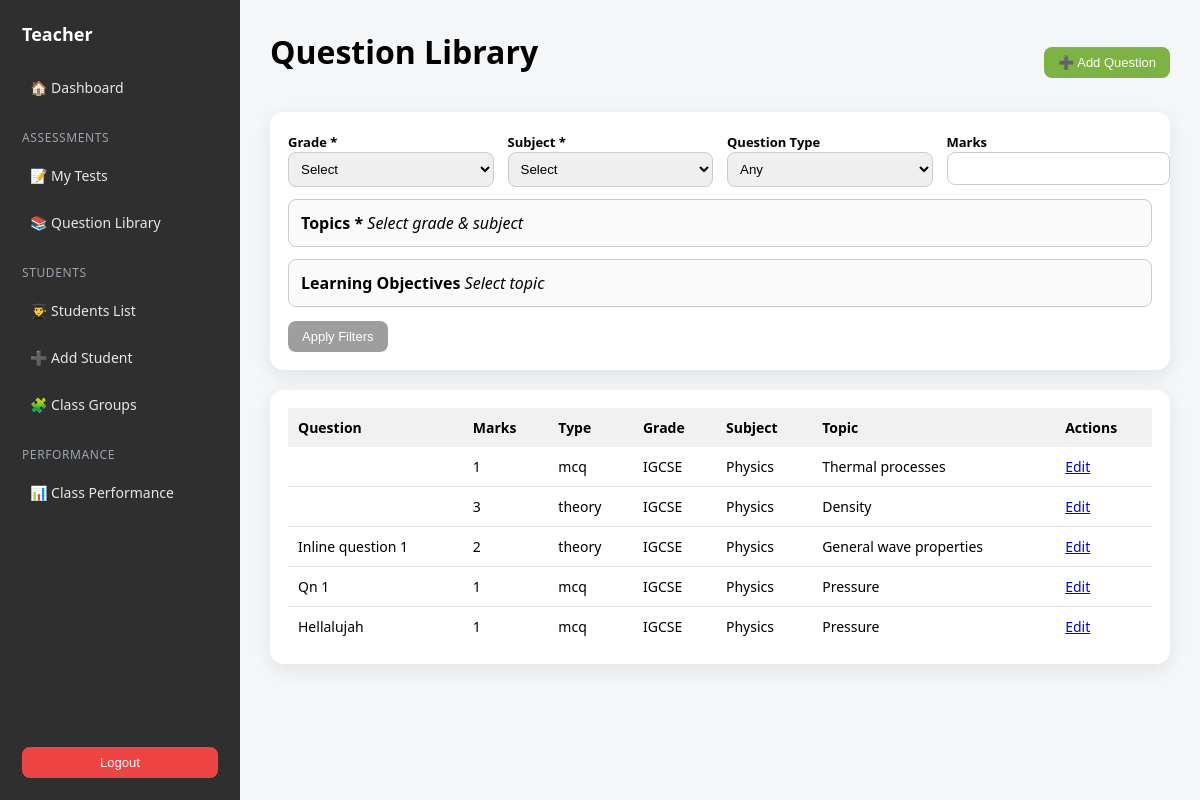
The app's page /questions/ (signed in), older data.
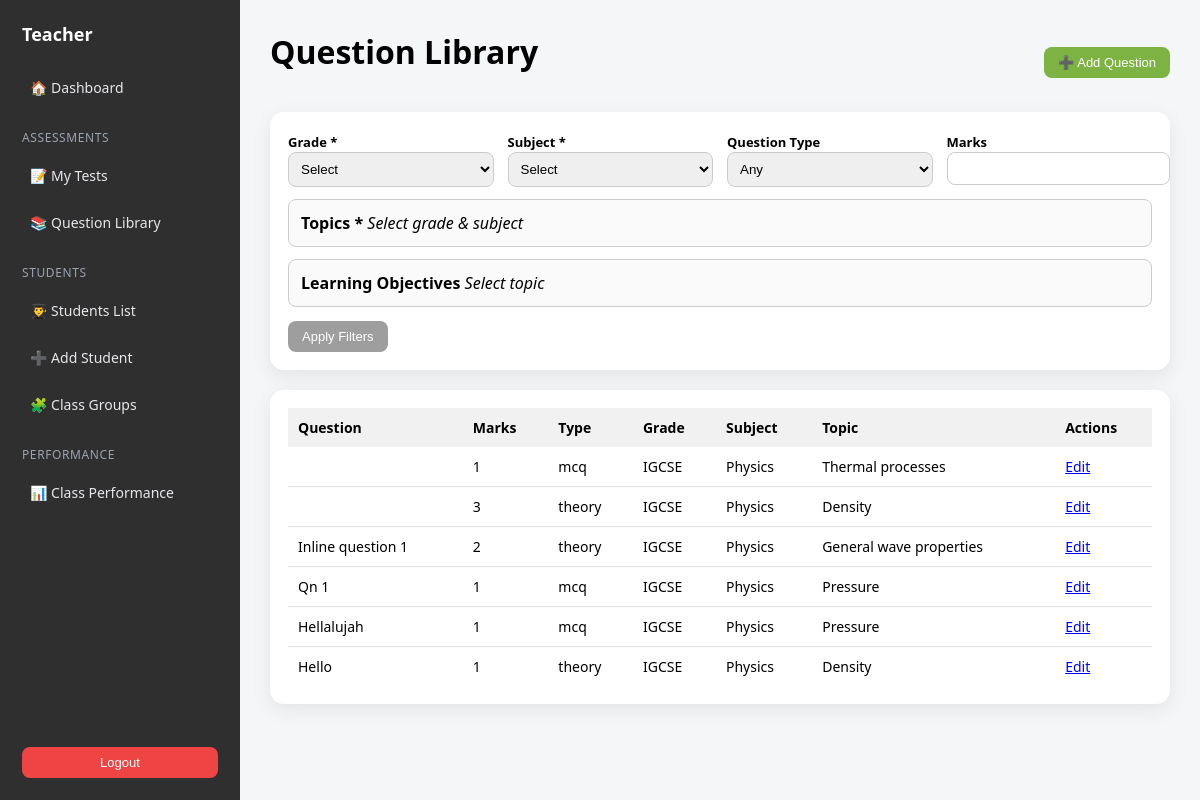
The same page, newer data.
### core/models.py (models this page shows, shortened)
class Question(models.Model):
    QUESTION_TYPES = [
        ("mcq", "MCQ"),
        ("theory", "Theory"),
        ("structured", "Structured"),
        ("practical", "Practical"),
    ]
    grade = models.ForeignKey(Grade, on_delete=models.PROTECT)
    subject = models.ForeignKey(Subject, on_delete=models.PROTECT)
    topic = models.ForeignKey(Topic, on_delete=models.PROTECT)
    year = models.PositiveIntegerField(null=True, blank=True)
    learning_objectives = models.ManyToManyField(
        LearningObjective,
        related_name="questions",
        blank=True
    )
    question_text = models.TextField()
    answer_text = models.TextField(blank=True)
    marks = models.PositiveIntegerField(default=1)
    question_type = models.CharField(
        max_length=20,
        choices=QUESTION_TYPES
    )
    created_by = models.ForeignKey(
        User,
        on_delete=models.CASCADE,
        related_name="questions"
    )
    created_at = models.DateTimeField(auto_now_add=True)

class Grade(models.Model):
    name = models.CharField(max_length=50)
    class Meta:
        ordering = ["name"]
        verbose_name = "Grade"
        verbose_name_plural = "Grades"

class Subject(models.Model):
    name = models.CharField(max_length=100)
    class Meta:
        ordering = ["name"]

class Topic(models.Model):
    name = models.CharField(max_length=150)
    grade = models.ForeignKey(
        Grade,
        on_delete=models.CASCADE,
        related_name="topics"
    )
    subject = models.ForeignKey(
        Subject,
        on_delete=models.CASCADE,
        related_name="topics"
    )
    class Meta:
        unique_together = ("name", "grade", "subject")
        ordering = ["grade__name", "subject__name", "name"]

### core/views.py (the view)
# urls.py: path("questions/", views.question_library, name="question_library"),
@login_required
def question_library(request):
    school = get_user_school(request.user)
    qs = Question.objects.filter(
        created_by=request.user
    ).select_related("grade", "subject", "topic").prefetch_related("learning_objectives")
    grade = request.GET.get("grade")
    subject = request.GET.get("subject")
    qtype = request.GET.get("question_type")
    marks = request.GET.get("marks")
    year = request.GET.get("year")
    if grade:
        qs = qs.filter(grade_id=grade)
    if subject:
        qs = qs.filter(subject_id=subject)
    if qtype:
        qs = qs.filter(question_type=qtype)
    if marks:
        qs = qs.filter(marks=marks)
    if year:
        qs = qs.filter(year=year)
    topics = request.GET.getlist("topics[]")
    if topics:
        qs = qs.filter(topic_id__in=topics)
    los = request.GET.getlist("los[]")
    if los:
        qs = qs.filter(learning_objectives__id__in=los).distinct()
    return render(
        request,
        "teacher/question_library.html",
        {
            "questions": qs,
            "grades": Grade.objects.all(),
            "subjects": Subject.objects.all(),
            "topics": Topic.objects.all(),
            "school": school,
        }
    )

### core/views.py (called while the page is built)
def get_user_school(user):
    try:
        return user.profile.school
    except:
        return None

### core/templates/teacher/question_library.html (shortened to what this page needs)
{% extends "teacher/teacher_base.html" %}
{% block content %}
{% with test_id=request.GET.import_to_test %}
{% with import_mode=test_id %}
<div class="action-bar">
  <h1>Question Library</h1>
  <div>
    <a href="{% url 'add_question' %}" target="_blank">
      <button class="btn green">➕ Add Question</button>
    </a>
  </div>
</div>
<form method="get" class="filters" id="filterForm">
  <div class="filter-grid">
    <div>
      <label>Grade *</label>
      <select id="gradeSelect" name="grade" required>
        <option value="">Select</option>
      </select>
    </div>
    <div>
      <label>Subject *</label>
      <select id="subjectSelect" name="subject" required>
        <option value="">Select</option>
      </select>
    </div>
    <div>
      <label>Question Type</label>
      <select name="question_type">
        <option value="">Any</option>
      </select>
    </div>
    <div>
      <label>Marks</label>
      <input type="number" name="marks" value="{{ request.GET.marks }}">
    </div>
  </div>
  <div class="topics" id="topicsBox">
    <strong>Topics *</strong>
    <em>Select grade & subject</em>
  </div>
  <div class="lo-box" id="loBox">
    <strong>Learning Objectives</strong>
    <em>Select topic</em>
  </div>
  <div style="margin-top:14px;">
    <button class="btn gray" type="submit">Apply Filters</button>
  </div>
</form>
<div class="table-wrap">
  <table>
    <thead>
      <tr>
        <th>Question</th>
        <th>Marks</th>
        <th>Type</th>
        <th>Grade</th>
        <th>Subject</th>
        <th>Topic</th>
        <th>Actions</th>
      </tr>
    </thead>
    <tbody>
      {% for q in questions %}
      <tr>
        <td>{{ q.question_text|striptags|truncatewords:18 }}</td>
        <td>{{ q.marks }}</td>
        <td>{{ q.question_type }}</td>
        <td>{{ q.grade.name }}</td>
        <td>{{ q.subject.name }}</td>
        <td>{{ q.topic.name }}</td>
        <td>
          <a href="{% url 'edit_question' q.id %}" target="_blank">Edit</a>
        </td>
      </tr>
      {% empty %}
      <tr>
        <td colspan="8"><em>No questions found</em></td>
      </tr>
      {% endfor %}
    </tbody>
  </table>
</div>
{% endwith %}
{% endwith %}
{% endblock %}

Row changes from the older to the newer data that the page shows:
added Question: question_text "Hello", marks "1", question_type "theory", grade.name "IGCSE", subject.name "Physics", topic.name "Density"
